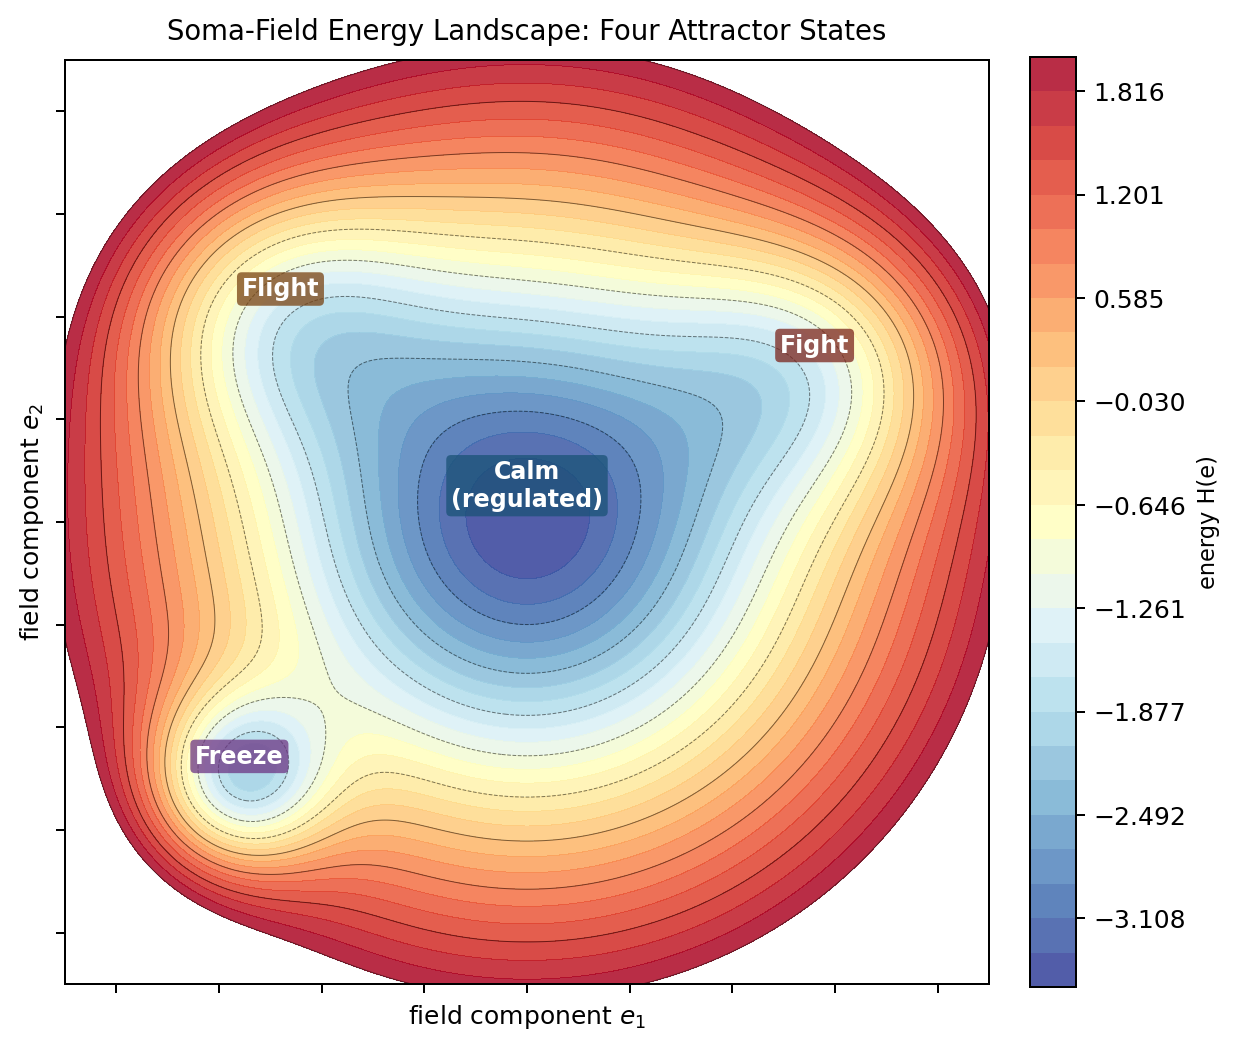

Write Python code to recreate this figure.
"""
Figure 3a — The Energy Landscape (2D contour)
Four attractor basins: Calm (global minimum), Freeze (deep narrow),
Fight and Flight (shallower, high-energy).
Produces fig3a_energy_landscape.pdf and fig3a_energy_landscape.png
"""
import numpy as np
import matplotlib
matplotlib.use("Agg")
import matplotlib.pyplot as plt
from matplotlib.patches import FancyArrowPatch

x = np.linspace(-4.5, 4.5, 600)
y = np.linspace(-4.5, 4.5, 600)
X, Y = np.meshgrid(x, y)

def gaussian(X, Y, cx, cy, sx, sy, depth):
    return -depth * np.exp(-((X - cx)**2 / (2 * sx**2) + (Y - cy)**2 / (2 * sy**2)))

# Attractor centres
V = (gaussian(X, Y,  0.0,  0.0, 1.8, 1.8, 3.5)   # Calm   — wide deep
   + gaussian(X, Y, -2.8, -2.5, 0.6, 0.6, 3.0)   # Freeze — narrow deep
   + gaussian(X, Y,  2.8,  1.5, 1.0, 0.9, 1.8)   # Fight  — medium
   + gaussian(X, Y, -2.4,  2.0, 1.0, 0.9, 1.8))  # Flight — medium
# Background bowl to keep trajectories bounded
V += 0.10 * (X**2 + Y**2)

fig, ax = plt.subplots(figsize=(7, 6.5))

levels = np.linspace(V.min(), V.max() * 0.5, 28)
cf = ax.contourf(X, Y, V, levels=levels, cmap="RdYlBu_r", alpha=0.85)
cs = ax.contour(X, Y, V, levels=levels[::3], colors="k", linewidths=0.4, alpha=0.5)
cb = plt.colorbar(cf, ax=ax, fraction=0.046, pad=0.04)
cb.set_label("energy H(e)", fontsize=9)

# Label attractors
labels = [
    ( 0.0,  0.15, "Calm\n(regulated)", "#1A5276"),
    (-2.8, -2.35, "Freeze",            "#6C3483"),
    ( 2.8,  1.65, "Fight",             "#7B241C"),
    (-2.4,  2.20, "Flight",            "#784212"),
]
for lx, ly, txt, col in labels:
    ax.text(lx, ly, txt, ha="center", fontsize=9.5, color="white", weight="bold",
            bbox=dict(boxstyle="round,pad=0.2", fc=col, alpha=0.75, ec="none"))

ax.set_xlabel(r"field component $e_1$", fontsize=10)
ax.set_ylabel(r"field component $e_2$", fontsize=10)
ax.set_title("Soma-Field Energy Landscape: Four Attractor States", fontsize=11, pad=8)
ax.set_aspect("equal")
ax.tick_params(labelbottom=False, labelleft=False)

plt.tight_layout()
for ext in ("pdf", "png"):
    plt.savefig(f"fig3a_energy_landscape.{ext}", dpi=180, bbox_inches="tight")
print("fig3a saved")
